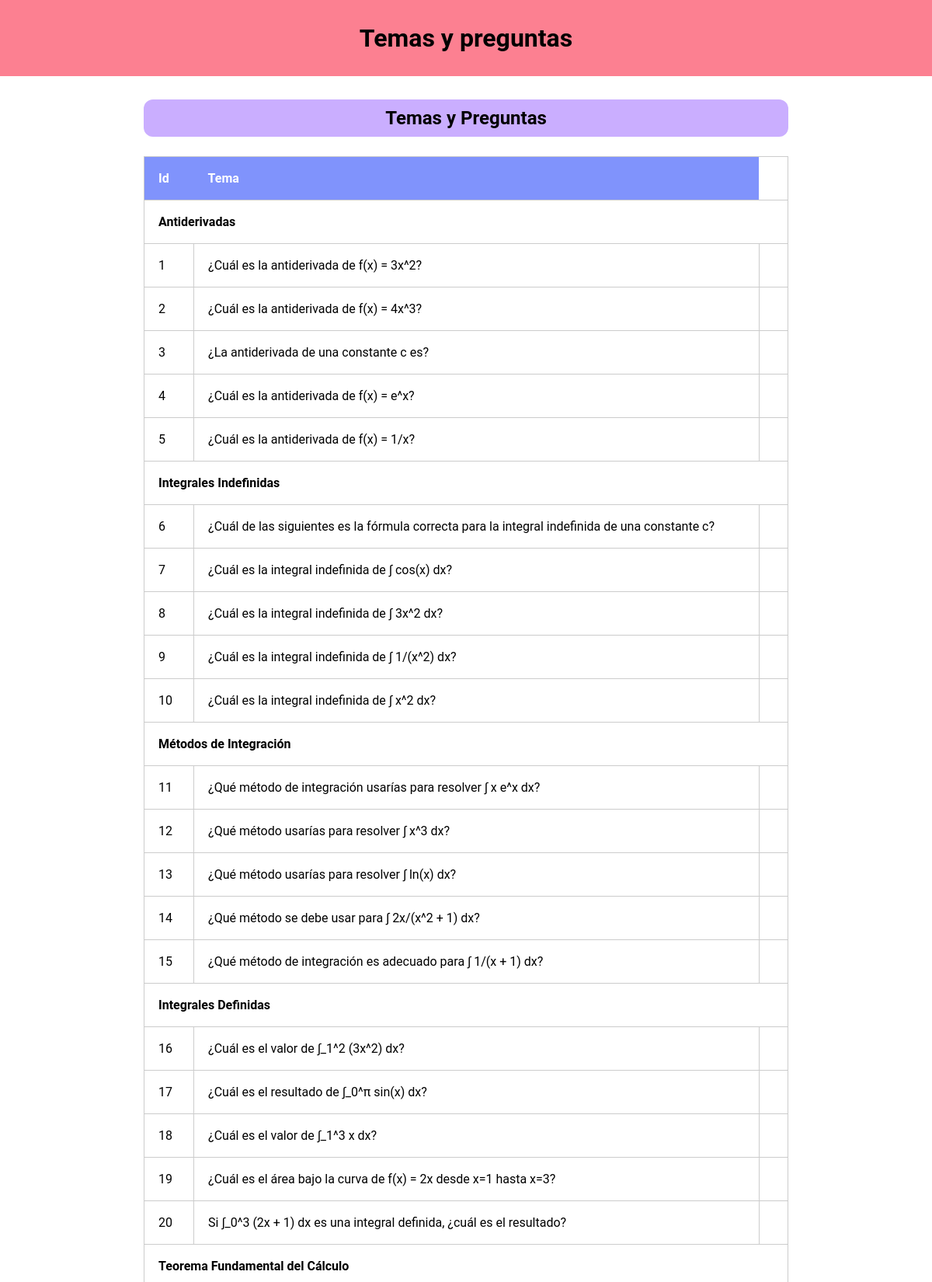
Page /preguntas.php (upper part) on the committed database.
### tables this page shows
CREATE TABLE reactivos(
    id INT NOT NULL PRIMARY KEY AUTO_INCREMENT,
    pregunta VARCHAR(255) NOT NULL,
    materia_maestro_id INT NOT NULL,
    idTema INT NOT NULL,
    idParcial INT NOT NULL,
    FOREIGN KEY (idParcial) REFERENCES parcial(id) ON DELETE CASCADE,
    FOREIGN KEY (materia_maestro_id) REFERENCES materia_maestro(id) ON DELETE CASCADE,
    FOREIGN KEY (idTema) REFERENCES tema(id) ON DELETE CASCADE
);

CREATE TABLE tema (
    id INT PRIMARY KEY AUTO_INCREMENT NOT NULL,
    descripcion VARCHAR(50) NOT NULL
);

### preguntas.php (the view, shortened to what this page needs)
<?php
$pdo = conn::conn();
$query = "
    SELECT t.id AS tema_id, t.descripcion AS tema_descripcion, r.id AS pregunta_id, r.pregunta
    FROM tema t
    LEFT JOIN reactivos r ON t.id = r.idTema
    ORDER BY t.id, r.id
";
$stmt = $pdo->prepare($query);
$stmt->execute();
$temasConPreguntas = $stmt->fetchAll(PDO::FETCH_ASSOC);
?>
<!DOCTYPE html>
<html lang="es">
<head>
    <link rel="stylesheet" href="css/maestros.css">
</head>
<body>
    <header>
        <h1>Temas y preguntas</h1>
    </header>
    <main>
        <div class="contenedor">
            <div>
                <h2>Temas y Preguntas</h2>
                <?php if (!empty($temasConPreguntas)): ?>
                    <table>
                        <thead>
                            <tr>
                                <th>Id</th>
                                <th>Tema</th>
                            </tr>
                        </thead>
                        <tbody>
                            <?php
                            $temaAnterior = null;
                            foreach ($temasConPreguntas as $item):
                                if ($temaAnterior != $item['tema_id']):
                                    if ($temaAnterior !== null): ?>
                                        </tbody>
                                    <?php endif; ?>
                                    <tr>
                                        <td colspan="3"><strong><?php echo htmlspecialchars($item['tema_descripcion']); ?></strong></td>
                                    </tr>
                                    <tbody>
                                <?php endif;
                                ?>
                                <tr>
                                    <td><?php echo htmlspecialchars($item['pregunta_id']); ?></td>
                                    <td><?php echo htmlspecialchars($item['pregunta']); ?></td>
                                    <td></td>
                                </tr>
                                <?php
                                $temaAnterior = $item['tema_id'];
                            endforeach;
                            ?>
                        </tbody>
                    </table>
                <?php else: ?>
                    <p>No hay temas o preguntas disponibles.</p>
                <?php endif; ?>
            </div>
        </div>
    </main>
</body>
</html>

### css/maestros.css (style rules this page uses)
* { padding: 0; margin: 0; box-sizing: border-box; font-family: 'Roboto', sans-serif; }
header { background-color: #fc8091; padding: 30px; display: flex; justify-content: space-between; align-items: center; }
h1 { width: 100%; text-align: center; }
.contenedor { display: flex; justify-content: center; gap: 150px; }
h2 { text-align: center; margin-top: 30px; background-color: #caaeff; padding: 10px; border-radius: 12px; }
table { border: 1px solid #ccc; border-collapse: collapse; margin: 25px auto; }
th { background-color: #8093fc; color: white; }
td { border: 1px solid #ccc; padding: 18px; }
th, td { padding: 18px; text-align: left; }

### rows in the picture
reactivos: idTema.descripcion "Antiderivadas", id "1", pregunta "¿Cuál es la antiderivada de f(x) = 3x^2?"
reactivos: id "2", pregunta "¿Cuál es la antiderivada de f(x) = 4x^3?"
reactivos: id "3", pregunta "¿La antiderivada de una constante c es?"
reactivos: id "4", pregunta "¿Cuál es la antiderivada de f(x) = e^x?"
reactivos: id "5", pregunta "¿Cuál es la antiderivada de f(x) = 1/x?"
reactivos: idTema.descripcion "Integrales Indefinidas", id "6", pregunta "¿Cuál de las siguientes es la fórmula correcta para la integral indefinida de una constante c?"
reactivos: id "7", pregunta "¿Cuál es la integral indefinida de ∫ cos(x) dx?"
reactivos: id "8", pregunta "¿Cuál es la integral indefinida de ∫ 3x^2 dx?"
reactivos: id "9", pregunta "¿Cuál es la integral indefinida de ∫ 1/(x^2) dx?"
reactivos: id "10", pregunta "¿Cuál es la integral indefinida de ∫ x^2 dx?"
reactivos: idTema.descripcion "Métodos de Integración", id "11", pregunta "¿Qué método de integración usarías para resolver ∫ x e^x dx?"
reactivos: id "12", pregunta "¿Qué método usarías para resolver ∫ x^3 dx?"
reactivos: id "13", pregunta "¿Qué método usarías para resolver ∫ ln(x) dx?"
reactivos: id "14", pregunta "¿Qué método se debe usar para ∫ 2x/(x^2 + 1) dx?"
reactivos: id "15", pregunta "¿Qué método de integración es adecuado para ∫ 1/(x + 1) dx?"
reactivos: idTema.descripcion "Integrales Definidas", id "16", pregunta "¿Cuál es el valor de ∫_1^2 (3x^2) dx?"
reactivos: id "17", pregunta "¿Cuál es el resultado de ∫_0^π sin(x) dx?"
reactivos: id "18", pregunta "¿Cuál es el valor de ∫_1^3 x dx?"
reactivos: id "19", pregunta "¿Cuál es el área bajo la curva de f(x) = 2x desde x=1 hasta x=3?"
reactivos: id "20", pregunta "Si ∫_0^3 (2x + 1) dx es una integral definida, ¿cuál es el resultado?"
reactivos: idTema.descripcion "Teorema Fundamental del Cálculo"
